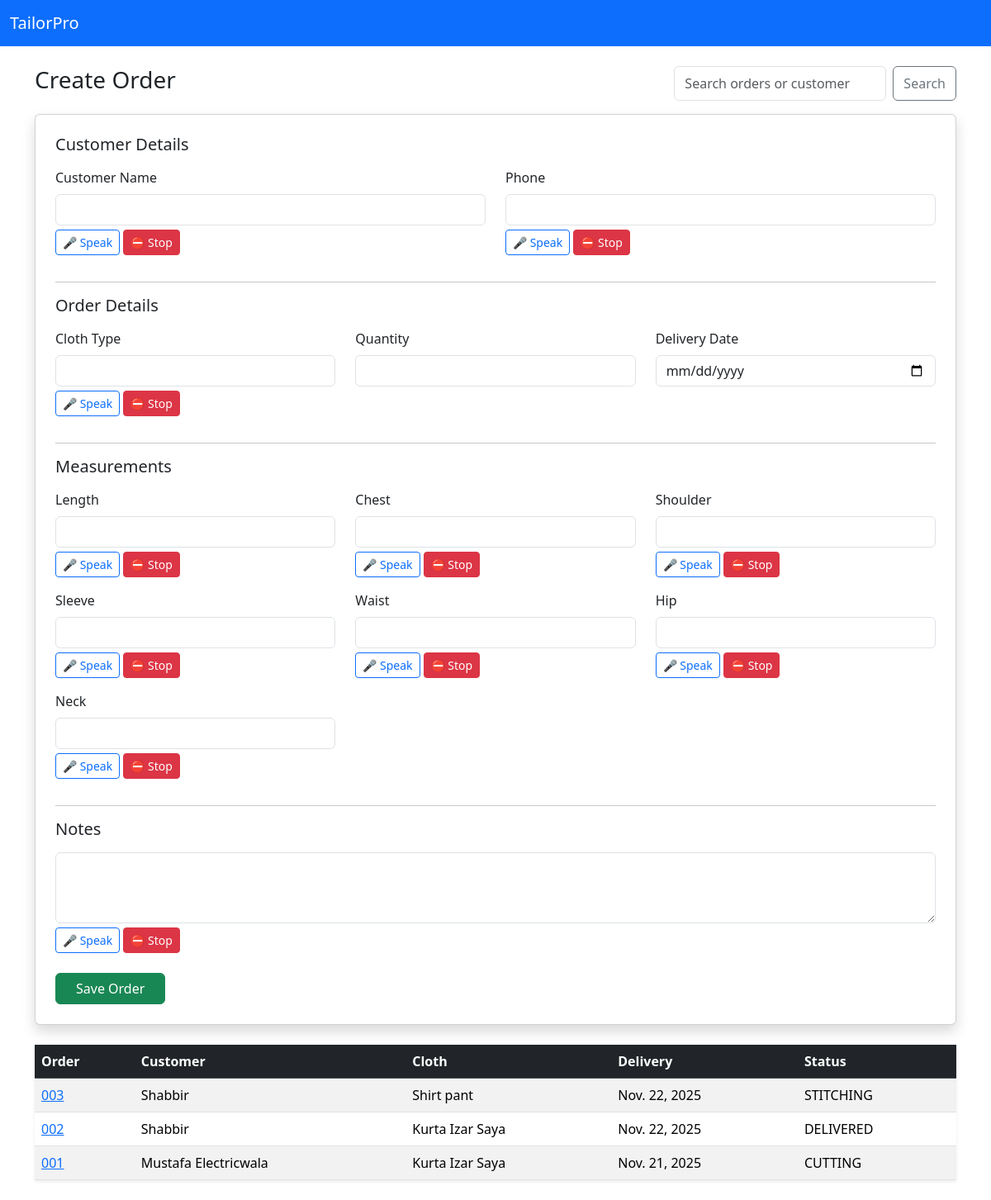
Screenshot of /orders/ with the database file from the repository.
### orders/models.py (models this page shows, shortened)
class Order(models.Model):
    STATUS_CHOICES = [
        ('RECEIVED','Received'),
        ('CUTTING','Cutting'),
        ('STITCHING','Stitching'),
        ('READY','Ready'),
        ('DELIVERED','Delivered'),
        ('CANCELLED','Cancelled'),
    ]
    id = models.UUIDField(primary_key=True, default=uuid.uuid4, editable=False)
    order_number = models.CharField(max_length=50, unique=True)
    business = models.ForeignKey(Business, on_delete=models.CASCADE, related_name='orders')
    customer = models.ForeignKey(Customer, on_delete=models.CASCADE, related_name='orders')
    cloth_type = models.CharField(max_length=100)
    total_amount = models.DecimalField(max_digits=10, decimal_places=2, default=0)
    advance_paid = models.DecimalField(max_digits=10, decimal_places=2, default=0)
    delivery_date = models.DateField(null=True, blank=True)
    status = models.CharField(max_length=20, choices=STATUS_CHOICES, default='RECEIVED')
    measurement_data = models.TextField(null=True, blank=True)
    notes = models.TextField(blank=True, null=True)
    created_at = models.DateTimeField(auto_now_add=True)
    updated_at = models.DateTimeField(auto_now=True)

class Customer(models.Model):
    id = models.UUIDField(primary_key=True, default=uuid.uuid4, editable=False)
    business = models.ForeignKey(Business, on_delete=models.CASCADE, related_name='customers')
    name = models.CharField(max_length=255)
    phone = models.CharField(max_length=30, db_index=True)
    address = models.TextField(blank=True, null=True)
    notes = models.TextField(blank=True, null=True)
    created_at = models.DateTimeField(auto_now_add=True)

### orders/views.py (the view)
# urls.py: path("orders/", views.orders_page, name="orders_page"),
def orders_page(request):
    q = request.GET.get('q','')
    orders = Order.objects.select_related('customer').order_by('-created_at')
    if q:
        orders = orders.filter(Q(order_number__icontains=q) | Q(customer__name__icontains=q) | Q(customer__phone__icontains=q))
    if request.method == "POST":
        form = OrderForm(request.POST)
        if form.is_valid():
            form.save()
            messages.success(request, "Order created.")
            return redirect(reverse('orders:orders_page'))
    else:
        form = OrderForm()
    return render(request, "orders/orders.html", {"orders": orders, "form": form, "q": q})

### orders/forms.py
class OrderForm(forms.ModelForm):
    customer = forms.ModelChoiceField(queryset=Customer.objects.all())
    delivery_date = forms.DateField(widget=forms.DateInput(attrs={'type':'date'}))
    class Meta:
        model = Order
        fields = ['order_number','business','customer','cloth_type','total_amount','advance_paid','delivery_date','status','measurement_data','notes']
        widgets = {
            'measurement_data': forms.Textarea(attrs={'rows':2}),
            'notes': forms.Textarea(attrs={'rows':2}),
        }

### orders/templates/orders/orders.html (shortened to what this page needs)
<!DOCTYPE html>
<html>
<head>
  <link href="https://cdn.jsdelivr.net/npm/bootstrap@5.3.2/dist/css/bootstrap.min.css" rel="stylesheet">
</head>
<body>
<nav class="navbar navbar-dark bg-primary">
  <div class="container-fluid">
    <a class="navbar-brand" href="/">TailorPro</a>
  </div>
</nav>
<div class="container my-4">
  <div class="d-flex justify-content-between mb-3">
    <h3>Create Order</h3>
    <form class="d-flex" method="get">
      <input name="q" value="{{ q }}" class="form-control me-2" placeholder="Search orders or customer">
      <button class="btn btn-outline-secondary">Search</button>
    </form>
  </div>
  <div class="card mb-4 p-4 shadow">
    <form method="post">
      <h5 class="mb-3">Customer Details</h5>
      <div class="row">
        <div class="col-md-6 mb-3">
          <label class="form-label">Customer Name</label>
          <input id="customer" name="customer" class="form-control">
          <div class="voice-buttons">
            <button type="button" class="btn btn-outline-primary btn-sm" onclick="startDictation('customer')">🎤 Speak</button>
            <button type="button" class="btn btn-danger btn-sm" onclick="stopDictation()">⛔ Stop</button>
          </div>
        </div>
        <div class="col-md-6 mb-3">
          <label class="form-label">Phone</label>
          <input id="phone" name="phone" class="form-control">
          <div class="voice-buttons">
            <button type="button" class="btn btn-outline-primary btn-sm" onclick="startDictation('phone')">🎤 Speak</button>
            <button type="button" class="btn btn-danger btn-sm" onclick="stopDictation()">⛔ Stop</button>
          </div>
        </div>
      </div>
      <hr>
      <h5 class="mb-3">Order Details</h5>
      <div class="row">
        <div class="col-md-4 mb-3">
          <label class="form-label">Cloth Type</label>
          <input id="cloth_type" name="cloth_type" class="form-control">
          <div class="voice-buttons">
            <button type="button" class="btn btn-outline-primary btn-sm" onclick="startDictation('cloth_type')">🎤 Speak</button>
            <button type="button" class="btn btn-danger btn-sm" onclick="stopDictation()">⛔ Stop</button>
          </div>
        </div>
        <div class="col-md-4 mb-3">
          <label class="form-label">Quantity</label>
          <input id="qty" name="qty" class="form-control">
        </div>
        <div class="col-md-4 mb-3">
          <label class="form-label">Delivery Date</label>
          <input type="date" id="delivery_date" name="delivery_date" class="form-control">
        </div>
      </div>
      <hr>
     <h5 class="mb-3">Measurements</h5>
<div class="row">
  <div class="col-md-4 mb-3">
    <label class="form-label">Length</label>
    <input id="length" name="length" class="form-control">
    <div class="voice-buttons">
      <button type="button" class="btn btn-outline-primary btn-sm" onclick="startDictation('length')">🎤 Speak</button>
      <button type="button" class="btn btn-danger btn-sm" onclick="stopDictation()">⛔ Stop</button>
    </div>
  </div>
  <div class="col-md-4 mb-3">
    <label class="form-label">Chest</label>
    <input id="chest" name="chest" class="form-control">
    <div class="voice-buttons">
      <button type="button" class="btn btn-outline-primary btn-sm" onclick="startDictation('chest')">🎤 Speak</button>
      <button type="button" class="btn btn-danger btn-sm" onclick="stopDictation()">⛔ Stop</button>
    </div>
  </div>
  <div class="col-md-4 mb-3">
    <label class="form-label">Shoulder</label>
    <input id="shoulder" name="shoulder" class="form-control">
    <div class="voice-buttons">
      <button type="button" class="btn btn-outline-primary btn-sm" onclick="startDictation('shoulder')">🎤 Speak</button>
      <button type="button" class="btn btn-danger btn-sm" onclick="stopDictation()">⛔ Stop</button>
    </div>
  </div>
  <div class="col-md-4 mb-3">
    <label class="form-label">Sleeve</label>
    <input id="sleeve" name="sleeve" class="form-control">
    <div class="voice-buttons">
      <button type="button" class="btn btn-outline-primary btn-sm" onclick="startDictation('sleeve')">🎤 Speak</button>
      <button type="button" class="btn btn-danger btn-sm" onclick="stopDictation()">⛔ Stop</button>
    </div>
  </div>
  <div class="col-md-4 mb-3">
    <label class="form-label">Waist</label>
    <input id="waist" name="waist" class="form-control">
    <div class="voice-buttons">
      <button type="button" class="btn btn-outline-primary btn-sm" onclick="startDictation('waist')">🎤 Speak</button>
      <button type="button" class="btn btn-danger btn-sm" onclick="stopDictation()">⛔ Stop</button>
    </div>
  </div>
  <div class="col-md-4 mb-3">
    <label class="form-label">Hip</label>
    <input id="hip" name="hip" class="form-control">
    <div class="voice-buttons">
      <button type="button" class="btn btn-outline-primary btn-sm" onclick="startDictation('hip')">🎤 Speak</button>
      <button type="button" class="btn btn-danger btn-sm" onclick="stopDictation()">⛔ Stop</button>
    </div>
  </div>
  <div class="col-md-4 mb-3">
    <label class="form-label">Neck</label>
    <input id="neck" name="neck" class="form-control">
    <div class="voice-buttons">
      <button type="button" class="btn btn-outline-primary btn-sm" onclick="startDictation('neck')">🎤 Speak</button>
      <button type="button" class="btn btn-danger btn-sm" onclick="stopDictation()">⛔ Stop</button>
    </div>
  </div>
</div>
      <hr>
      <h5 class="mb-3">Notes</h5>
      <textarea id="notes" name="notes" class="form-control" rows="3"></textarea>
      <div class="voice-buttons">
        <button type="button" class="btn btn-outline-primary btn-sm" onclick="startDictation('notes')">🎤 Speak</button>
        <button type="button" class="btn btn-danger btn-sm" onclick="stopDictation()">⛔ Stop</button>
      </div>
      <br>
      <button class="btn btn-success px-4" type="submit">Save Order</button>
    </form>
  </div>
  <table class="table table-striped shadow-sm">
    <thead class="table-dark">
      <tr>
        <th>Order</th>
        <th>Customer</th>
        <th>Cloth</th>
        <th>Delivery</th>
        <th>Status</th>
      </tr>
    </thead>
    <tbody>
      {% for o in orders %}
      <tr>
        <td><a href="/orders/{{ o.id }}/">{{ o.order_number }}</a></td>
        <td>{{ o.customer.name }}</td>
        <td>{{ o.cloth_type }}</td>
        <td>{{ o.delivery_date }}</td>
        <td>{{ o.status }}</td>
      </tr>
      {% empty %}
      <tr><td colspan="5" class="text-center">No orders yet</td></tr>
      {% endfor %}
    </tbody>
  </table>
</div>
</body>
</html>

### orders/templates/orders/orders.html (style rules this page uses)
.voice-buttons { margin-top: 5px; }

### rows the page displays
Order: order_number "003", customer.name "Shabbir", cloth_type "Shirt pant", delivery_date "Nov. 22, 2025", status "STITCHING"
Order: order_number "002", customer.name "Shabbir", cloth_type "Kurta Izar Saya", delivery_date "Nov. 22, 2025", status "DELIVERED"
Order: order_number "001", customer.name "Mustafa Electricwala", cloth_type "Kurta Izar Saya", delivery_date "Nov. 21, 2025", status "CUTTING"
